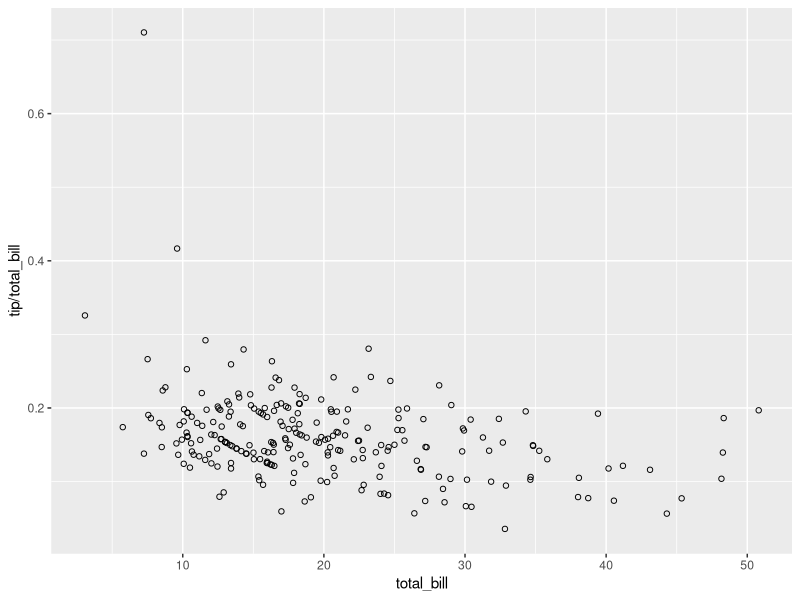
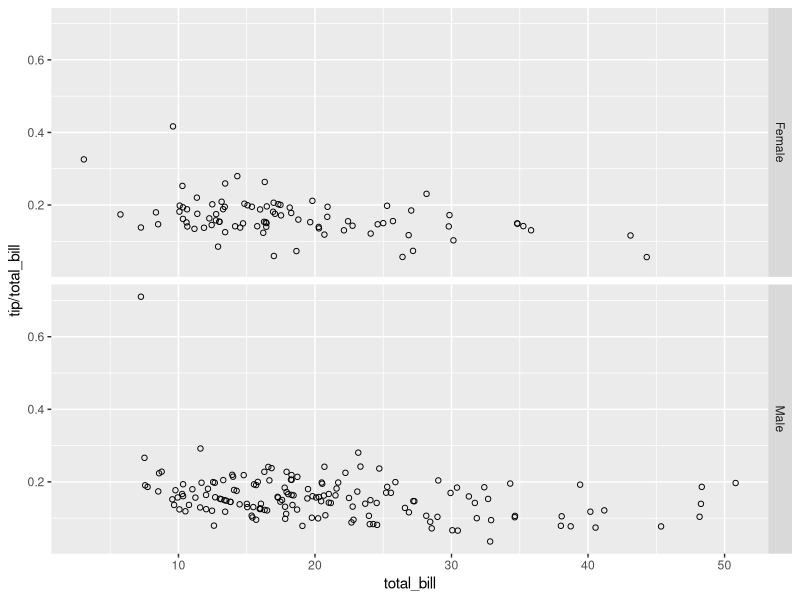
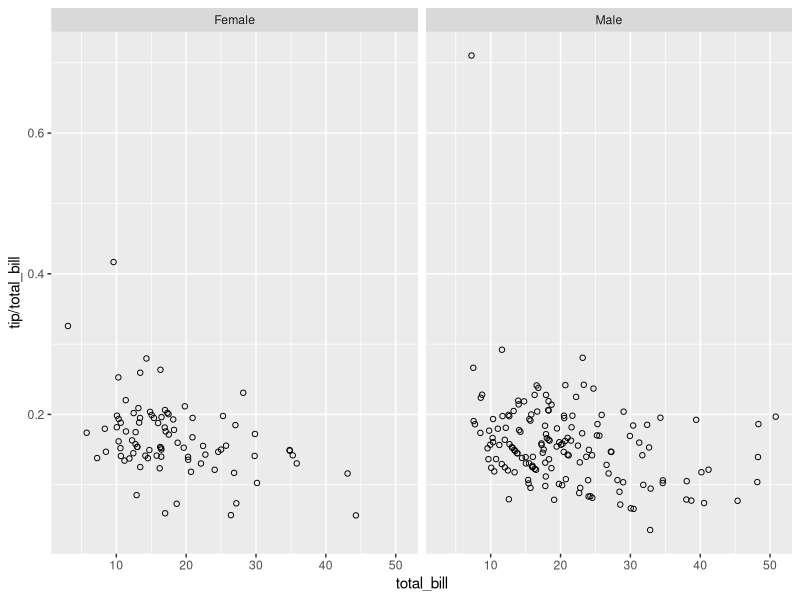

Write R code to recreate these figures, in order.
library(reshape2)
# Look at first few rows
head(tips)

library(ggplot2)
sp <- ggplot(tips, aes(x=total_bill, y=tip/total_bill)) + geom_point(shape=1)
sp


sp + facet_grid(sex ~ .)

sp + facet_grid(. ~ sex)
